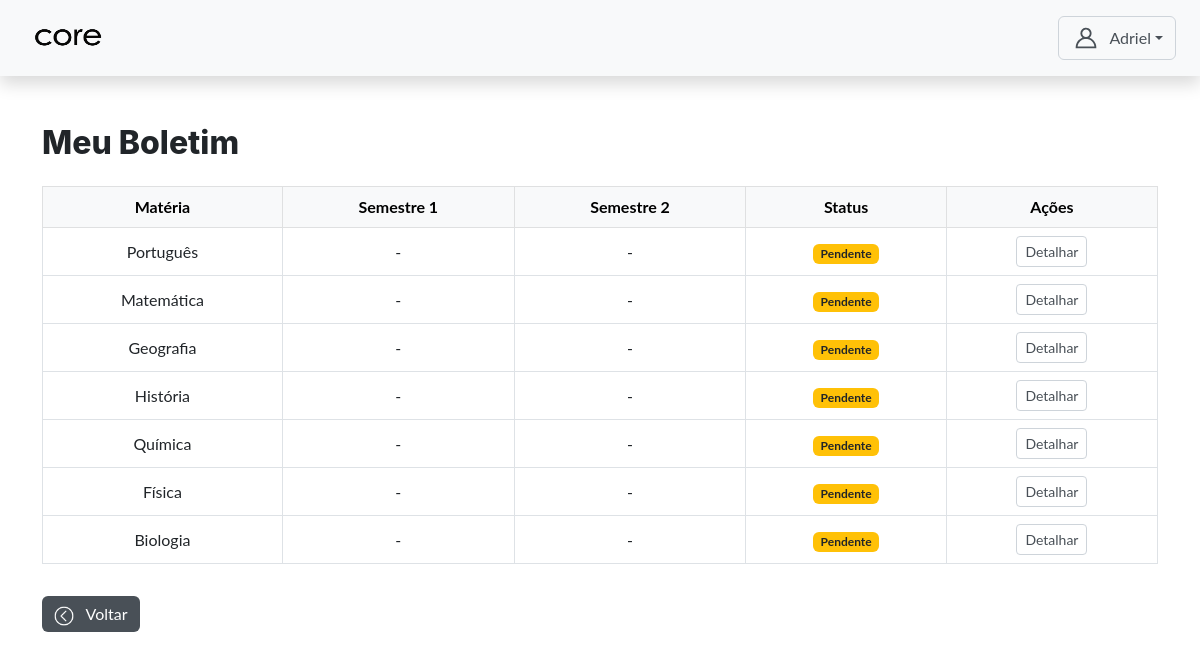
The app's page /autenticacao/aluno/boletim/ (signed in) with its own data.
### core/models.py (models this page shows, shortened)
class CustomUser(AbstractUser):
    TIPO_CHOICES = (
        ('admin', 'Admin'),
        ('professor', 'Professor'),
        ('aluno', 'Aluno'),
    )
    tipo = models.CharField(max_length=10, choices=TIPO_CHOICES, default='admin')
    data_nascimento = models.DateField(null=True, blank=True)
    cpf = models.CharField(max_length=14, unique=True, null=True, blank=True)
    rg = models.CharField(max_length=12, unique=True, null=True, blank=True)
    SEXO_CHOICES = [
    ('M', 'Masculino'),
    ('F', 'Feminino'),
]
    COR_PELE_CHOICES = [
    ('branca', 'Branca'),
    ('preta', 'Preta'),
    ('parda', 'Parda'),
    ('amarela', 'Amarela'),
    ('indigena', 'Indígena'),
]
    sexo = models.CharField(max_length=1, choices=SEXO_CHOICES, null=True, blank=True)
    cor_pele = models.CharField(max_length=20, choices=COR_PELE_CHOICES, null=True, blank=True)
    senha_temporaria = models.BooleanField(default=False)

class Materia(models.Model):
    nome = models.CharField(max_length=100)
    professores = models.ManyToManyField(CustomUser, limit_choices_to={'tipo': 'professor'})
    turmas = models.ManyToManyField(Turma)

### autenticacao/views.py (the view)
# urls.py: path('aluno/boletim/', views.ver_boletim_aluno, name='ver_boletim_aluno'),
@login_required
def ver_boletim_aluno(request):
    if request.user.tipo != 'aluno':
        return redirect('login')
    aluno = request.user
    turmas_ids = AlunoTurma.objects.filter(aluno=aluno).values_list('turma_id', flat=True)
    materias = Materia.objects.filter(turmas__id__in=turmas_ids).distinct()
    boletim = []
    for materia in materias:
        nota = Nota.objects.filter(aluno=aluno, materia=materia).first()
        boletim.append({
            'materia': materia,
            'nota': nota
        })
    return render(request, 'aluno/boletim.html', {
        'boletim': boletim,
        'aluno': aluno
    })

### templates/aluno/boletim.html (shortened to what this page needs)
{% extends 'base.html' %}
{% load static %}
{% block content %}
  <h2 class="mb-4">Meu Boletim</h2>
  <table class="table table-bordered text-center align-middle">
    <thead class="table-light">
      <tr>
        <th>Matéria</th>
        <th>Semestre 1</th>
        <th>Semestre 2</th>
        <th>Status</th>
        <th>Ações</th>
      </tr>
    </thead>
    <tbody>
      {% for item in boletim %}
      <tr>
        <td>{{ item.materia.nome }}</td>
        <td>
          {% if item.nota.nota_1_semestre1 is not None or item.nota.nota_2_semestre1 is not None %}
            {% with item.nota.nota_1_semestre1|default:0 as n1 %}
            {% with item.nota.nota_2_semestre1|default:0 as n2 %}
                {{ n1|add:n2|floatformat:0 }}
            {% endwith %}
            {% endwith %}
        {% else %}
           -
        {% endif %}
        </td>
        <td>
          {% if item.nota.nota_1_semestre2 is not None or item.nota.nota_2_semestre2 is not None %}
            {% with item.nota.nota_1_semestre2|default:0 as n1 %}
            {% with item.nota.nota_2_semestre2|default:0 as n2 %}
                {{ n1|add:n2|floatformat:0 }}
            {% endwith %}
            {% endwith %}
        {% else %}
           -
        {% endif %}
        </td>
        <td>
          {% if item.nota %}
            {% with item.nota.nota_1_semestre1 as n1s1 %}
            {% with item.nota.nota_2_semestre1 as n2s1 %}
            {% with item.nota.nota_1_semestre2 as n1s2 %}
            {% with item.nota.nota_2_semestre2 as n2s2 %}
              {% if n1s1 != None and n2s1 != None and n1s2 != None and n2s2 != None %}
                {% if item.nota.status_final == "Aprovado" %}
                  <span class="badge bg-success text-white">{{ item.nota.status_final }}</span>
                {% elif item.nota.status_final == "Reprovado na Final" %}
                  <span class="badge bg-danger text-white">{{ item.nota.status_final }}</span>
                {% elif item.nota.status_final == "Reprovado" %}
                  <span class="badge bg-danger-subtle text-dark">{{ item.nota.status_final }}</span>
                {% else %}
                  <span class="badge bg-secondary">{{ item.nota.status_final }}</span>
                {% endif %}
              {% else %}
                <span class="badge bg-warning text-dark">Pendente</span>
              {% endif %}
            {% endwith %}{% endwith %}{% endwith %}{% endwith %}
          {% else %}
            <span class="badge bg-warning text-dark">Pendente</span>
          {% endif %}
        </td>
        <td>
          <button class="btn btn-sm btn-outline-secondary" data-bs-toggle="modal" data-bs-target="#modalNota{{ forloop.counter }}">
            Detalhar
          </button>
        </td>
      </tr>
      {% endfor %}
    </tbody>
  </table>
  <a href="{% url 'aluno_dashboard' %}" class="btn btn-secondary mt-3 align-items-center">
    <img src="{%static 'assets/img/voltar.png'%}" width='20px' height='20px' class="me-2">
      Voltar
  </a>
{% endblock content %}

### templates/base.html (shortened to what this page needs)
{% load static %}
<!DOCTYPE html>
<html lang="pt-br">
<head>
  <link href="https://cdn.jsdelivr.net/npm/bootstrap@5.3.6/dist/css/bootstrap.min.css" rel="stylesheet"/>
  <link rel="stylesheet" href="{% static 'css/style.css' %}" />
</head>
<body>
  <nav class="navbar navbar-light bg-light justify-content-between px-4 py-3 shadow">
    <span class="navbar-brand mb-0 h1">
      <img src="{%static 'assets/icon/core3.png'%}" width='100%' height='30px' class="me-2">
    </span>
    <div class="d-flex align-items-center">
      <div class="dropdown">
        <button class="btn btn-outline-secondary dropdown-toggle d-flex align-items-center" type="button" data-bs-toggle="dropdown">
        <span>{{ request.user.first_name }}</span>
      </button>
    </div>
  </div>
</nav>
  <main class="container py-5">
    {% block content %}
    {% endblock content %}
  </main>
</body>
</html>

### templates/aluno/boletim.html (style rules this page uses)
:root { --bs-secondary-rgb: 73, 80, 87; }
.btn-outline-secondary { --bs-btn-color: #495057; --bs-btn-border-color: #ced4da; --bs-btn-hover-color: #fff; --bs-btn-hover-bg: #495057; --bs-btn-hover-border-color: #495057; --bs-btn-focus-shadow-rgb: 206, 212, 218; --bs-btn-active-color: #fff; --bs-btn-active-bg: #495057; --bs-btn-active-border-color: #495057; --bs-btn-active-shadow: inset 0 3px 5px rgba(0, 0, 0, 0.125); --bs-btn-disabled-color: #495057; --bs-btn-disabled-bg: transparent; --bs-btn-disabled-border-color: #495057; --bs-gradient: none; }
.btn-secondary { --bs-btn-color: #fff; --bs-btn-bg: #495057; --bs-btn-border-color: #ff6495057a00; --bs-btn-hover-color: #fff; --bs-btn-hover-bg: #495057; --bs-btn-hover-border-color: #495057; --bs-btn-focus-shadow-rgb: 206, 212, 218; --bs-btn-active-color: #fff; --bs-btn-active-bg: #495057; --bs-btn-active-border-color: #495057; --bs-btn-active-shadow: inset 0 3px 5px rgba(0, 0, 0, 0.125); --bs-btn-disabled-color: #fff; --bs-btn-disabled-bg: #495057; --bs-btn-disabled-border-color: #495057; }
.btn-secondary img { filter: brightness(0) invert(1); }

### records on screen
CustomUser: user.first_name "Adriel"
Materia: materia.nome "Português"
Materia: materia.nome "Matemática"
Materia: materia.nome "Geografia"
Materia: materia.nome "História"
Materia: materia.nome "Química"
Materia: materia.nome "Física"
Materia: materia.nome "Biologia"
